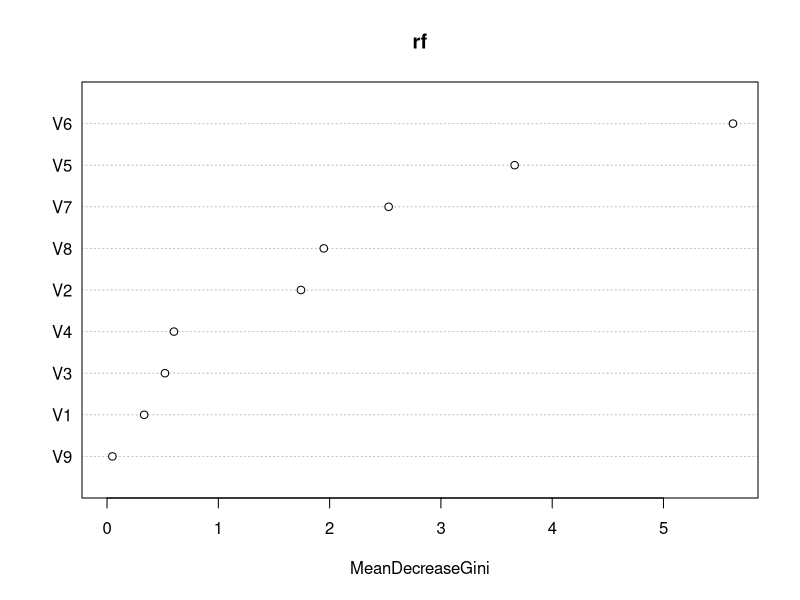
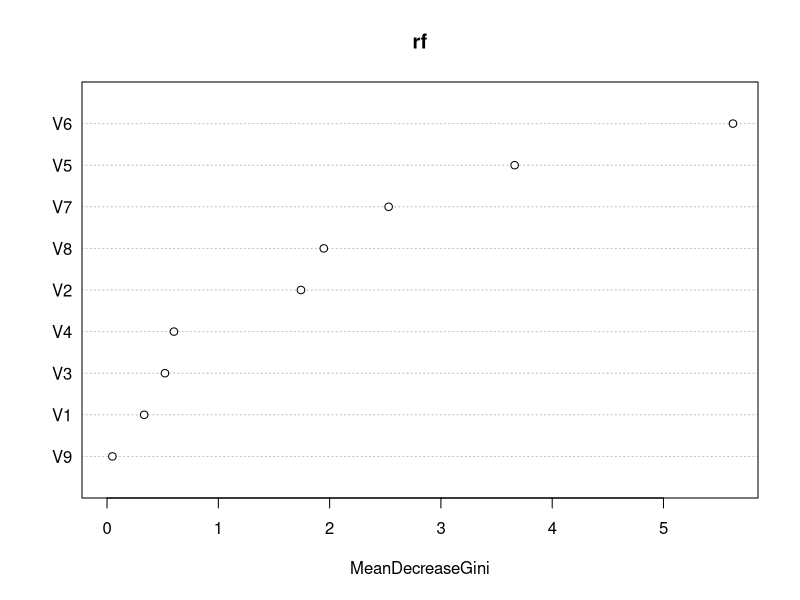
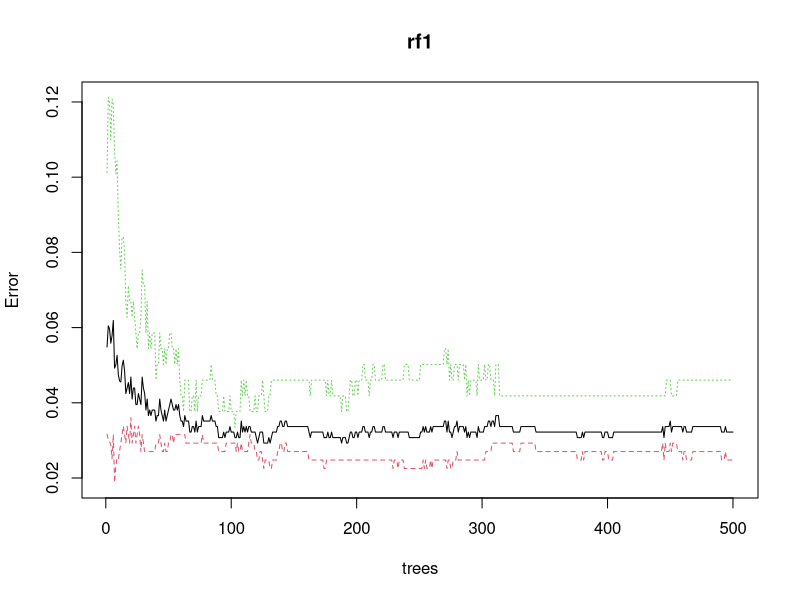

These figures' R source, in order:
## ---- chunk 1
library(MASS)
library(randomForest)

data(biopsy)
biopsy <- na.omit(biopsy)
biopsy$ID <- NULL  

rf<-randomForest(class~.,data=biopsy, importance = TRUE)
rf
## ---- chunk 2
# imprementacja k-walidacji krzyżowej, dzielimy na k=20 cześci
k <- 20
k_podzial <- cut(1:nrow(biopsy), k, labels = F)
k_podzial <- sample(k_podzial) 
error <- replicate(k, 0)
for(i in 1:k) {
  train <- which(k_podzial==i)
  y_acc <- biopsy[-train,'class']
  
  rf <- randomForest(class~., data=biopsy, subset=train) #liczbymy na k-tym podziale
  y_hat <- predict(rf, biopsy[-train,])
  
  error[i] <- mean(y_hat!=y_acc) # błąd 
}
error
## ---- chunk 3
varImpPlot(rf)
## ---- chunk 4
#funkcja licząca błąd
computeOOBErrEst <- function (model)
{
  cm <- model$confusion
  cm <- cm[, -ncol(cm)]
  1 - sum(diag(cm)) / sum(cm)
}
computeOOBErrEst(rf)
## ---- chunk 5
varImpPlot(rf)
## ---- chunk 6
rf1 <- randomForest(class~., data=biopsy, importance=TRUE, mtry=5, ntree=500)
rf1
computeOOBErrEst(rf1)
plot(rf1)
